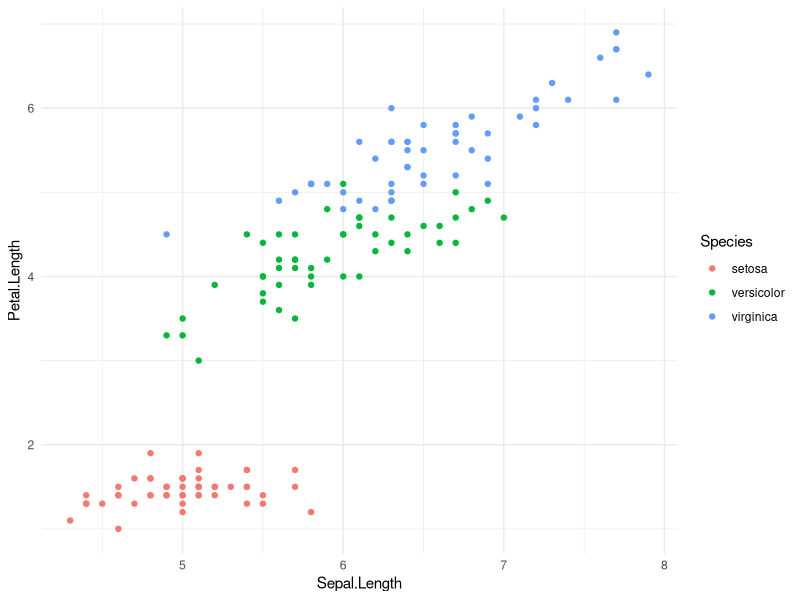
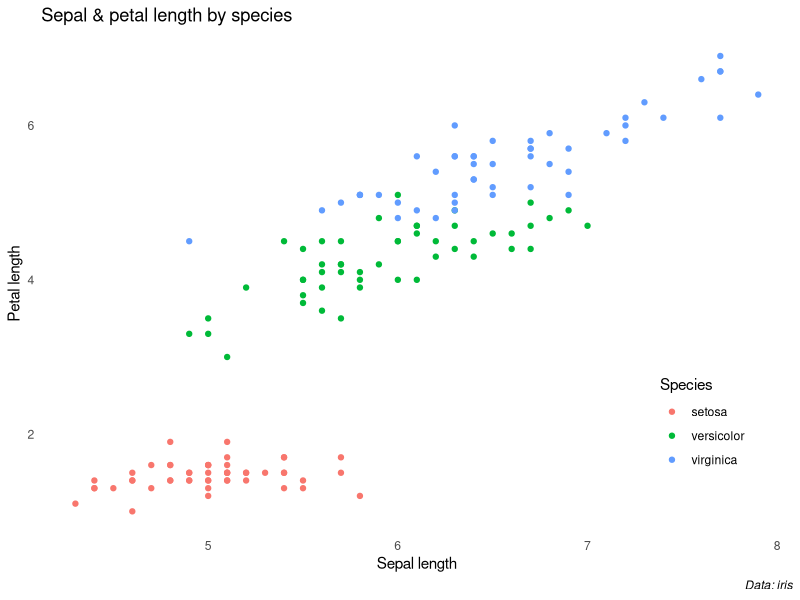

R code for these plots, in order:
## ---- chunk 1
knitr::opts_chunk$set(
  fig.align = "center",
  out.width = "100%",
  tidy = "styler",
  warning = FALSE,
  message = FALSE
)

set.seed(42)
## ---- chunk 2
dat <- iris
## ---- chunk 3
library(ggplot2)
## ---- chunk 4
ggplot(dat) +
  aes(x = Sepal.Length, y = Petal.Length, colour = Species) +
  geom_point(shape = "circle", size = 1.5) +
  scale_color_hue(direction = 1) +
  theme_minimal()
## ---- chunk 5
ggplot(dat) +
  aes(x = Sepal.Length, y = Petal.Length, colour = Species) +
  geom_point(shape = "circle", size = 1.5) +
  scale_color_hue(direction = 1) +
  theme_minimal() + theme(panel.grid.major = element_line(linetype = "blank"),
    panel.grid.minor = element_line(linetype = "blank"),
    legend.position = c(0.88, 0.22)) + theme(plot.caption = element_text(face = "italic")) +labs(title = "Sepal & petal length by species",
    x = "Sepal length", y = "Petal length",
    caption = "Data: iris")
## ---- chunk 6
library(tidyverse)

diamonds %>%
  select(carat, cut, color, clarity, price) %>%
  group_by(color) %>%
  summarise(n = n(), price = mean(price)) %>%
  arrange(desc(color))
